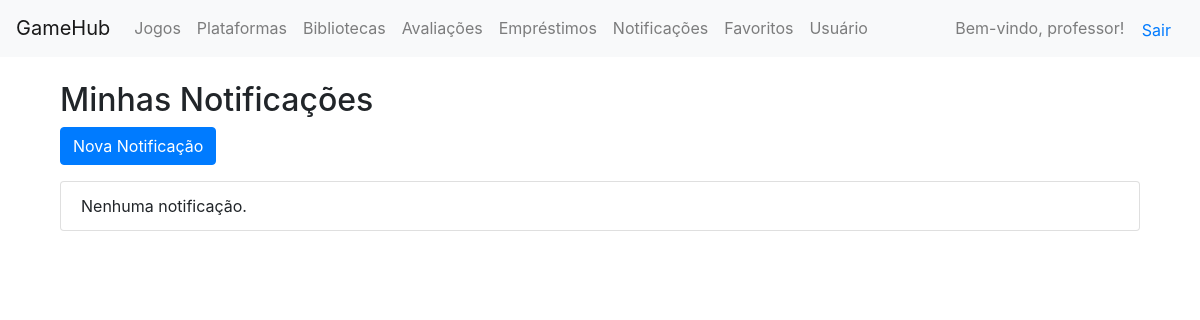
Before: /notificacoes/ (signed in) with the older database file.
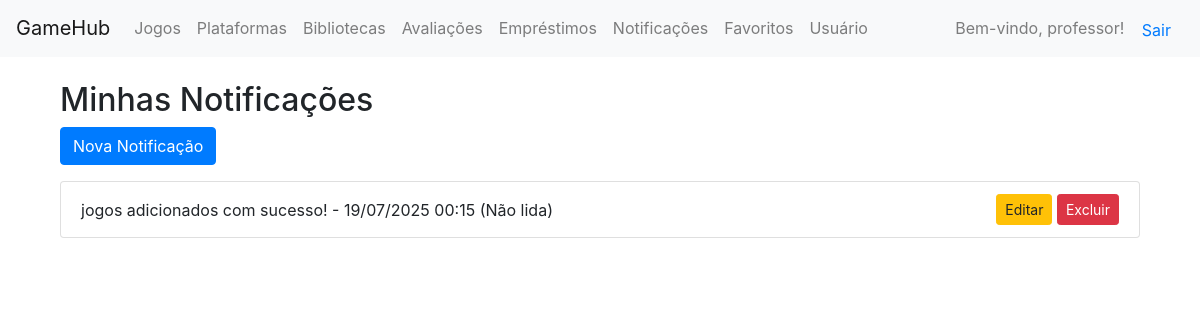
After: the same page with the newer database file.
### core/models.py (models this page shows, shortened)
class Notificacao(models.Model):
    usuario = models.ForeignKey(Usuario, on_delete=models.CASCADE)  # Remetente
    mensagem = models.CharField(max_length=255)
    lida = models.BooleanField(default=False)
    criada_em = models.DateTimeField(auto_now_add=True)
    destinatario = models.ForeignKey(Usuario, on_delete=models.CASCADE, related_name='notificacoes_recebidas')  # Corrigido aqui

### core/views.py (the view)
# urls.py: path('notificacoes/', views.notificacao_list, name='notificacao_list'),
@login_required
def notificacao_list(request):
    notificacoes = Notificacao.objects.filter(usuario=request.user)
    return render(request, 'notificacoes/notificacao_list.html', {'notificacoes': notificacoes})

### core/templates/notificacoes/notificacao_list.html (shortened to what this page needs)
{% extends 'base.html' %}
{% block content %}
<div class="container mt-4">
    <h2>Minhas Notificações</h2>
    <a href="{% url 'notificacao_create' %}" class="btn btn-primary mb-3">Nova Notificação</a>
    <ul class="list-group">
        {% for n in notificacoes %}
            <li class="list-group-item d-flex justify-content-between align-items-center">
                {{ n.mensagem }} - {{ n.criada_em|date:"d/m/Y H:i" }}
                {% if n.lida %}(Lida){% else %}(Não lida){% endif %}
                <div>
                    <a href="{% url 'notificacao_update' n.pk %}" class="btn btn-warning btn-sm">Editar</a>
                    <a href="{% url 'notificacao_delete' n.pk %}" class="btn btn-danger btn-sm">Excluir</a>
                </div>
            </li>
        {% empty %}
            <li class="list-group-item">Nenhuma notificação.</li>
        {% endfor %}
    </ul>
</div>
{% endblock %}

Changed rows visible on the page:
added Notificacao: mensagem "jogos adicionados com sucesso!", criada_em "19/07/2025 00:15", lida "(Não lida)"
Other visible differences:
text no longer shown: "Nenhuma notificação."
